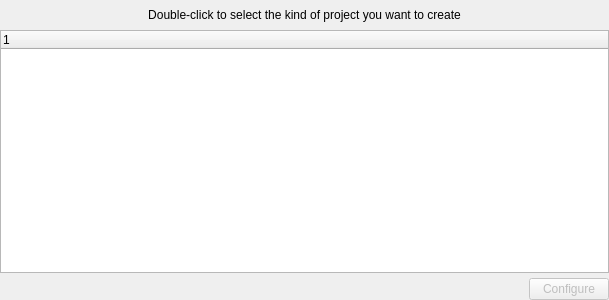
<?xml version="1.0" encoding="UTF-8"?>
<ui version="4.0">
 <class>NewProjectPage</class>
 <widget class="QWidget" name="NewProjectPage">
  <property name="geometry">
   <rect>
    <x>0</x>
    <y>0</y>
    <width>609</width>
    <height>300</height>
   </rect>
  </property>
  <property name="windowTitle">
   <string>Form</string>
  </property>
  <layout class="QVBoxLayout" name="verticalLayout">
   <property name="spacing">
    <number>0</number>
   </property>
   <property name="margin">
    <number>0</number>
   </property>
   <item>
    <widget class="QLabel" name="hint">
     <property name="sizePolicy">
      <sizepolicy hsizetype="Preferred" vsizetype="Fixed">
       <horstretch>0</horstretch>
       <verstretch>0</verstretch>
      </sizepolicy>
     </property>
     <property name="minimumSize">
      <size>
       <width>0</width>
       <height>30</height>
      </size>
     </property>
     <property name="maximumSize">
      <size>
       <width>16777215</width>
       <height>30</height>
      </size>
     </property>
     <property name="text">
      <string>Double-click to select the kind of project you want to create</string>
     </property>
     <property name="alignment">
      <set>Qt::AlignCenter</set>
     </property>
    </widget>
   </item>
   <item>
    <widget class="CategoryListWidget" name="availableProjects">
     <property name="styleSheet">
      <string notr="true">QTreeView::item {padding:0px 0px;}
QTreeView::branch {border:none; image:none; background-color:palette(base); margin:0px; padding-top:2px;}</string>
     </property>
     <column>
      <property name="text">
       <string notr="true">1</string>
      </property>
     </column>
    </widget>
   </item>
   <item>
    <layout class="QHBoxLayout" name="horizontalLayout">
     <property name="spacing">
      <number>5</number>
     </property>
     <property name="topMargin">
      <number>5</number>
     </property>
     <property name="rightMargin">
      <number>0</number>
     </property>
     <property name="bottomMargin">
      <number>0</number>
     </property>
     <item>
      <spacer name="horizontalSpacer">
       <property name="orientation">
        <enum>Qt::Horizontal</enum>
       </property>
       <property name="sizeHint" stdset="0">
        <size>
         <width>40</width>
         <height>20</height>
        </size>
       </property>
      </spacer>
     </item>
     <item>
      <widget class="QPushButton" name="configButton">
       <property name="enabled">
        <bool>false</bool>
       </property>
       <property name="contextMenuPolicy">
        <enum>Qt::NoContextMenu</enum>
       </property>
       <property name="text">
        <string>Configure</string>
       </property>
       <property name="icon">
        <iconset resource="resources.qrc">
         <normaloff>:/icons/plugin-settings.png</normaloff>:/icons/plugin-settings.png</iconset>
       </property>
      </widget>
     </item>
    </layout>
   </item>
  </layout>
 </widget>
 <customwidgets>
  <customwidget>
   <class>CategoryListWidget</class>
   <extends>QTreeWidget</extends>
   <header>categorylistwidget.h</header>
  </customwidget>
 </customwidgets>
 <resources>
  <include location="resources.qrc"/>
 </resources>
 <connections/>
</ui>
